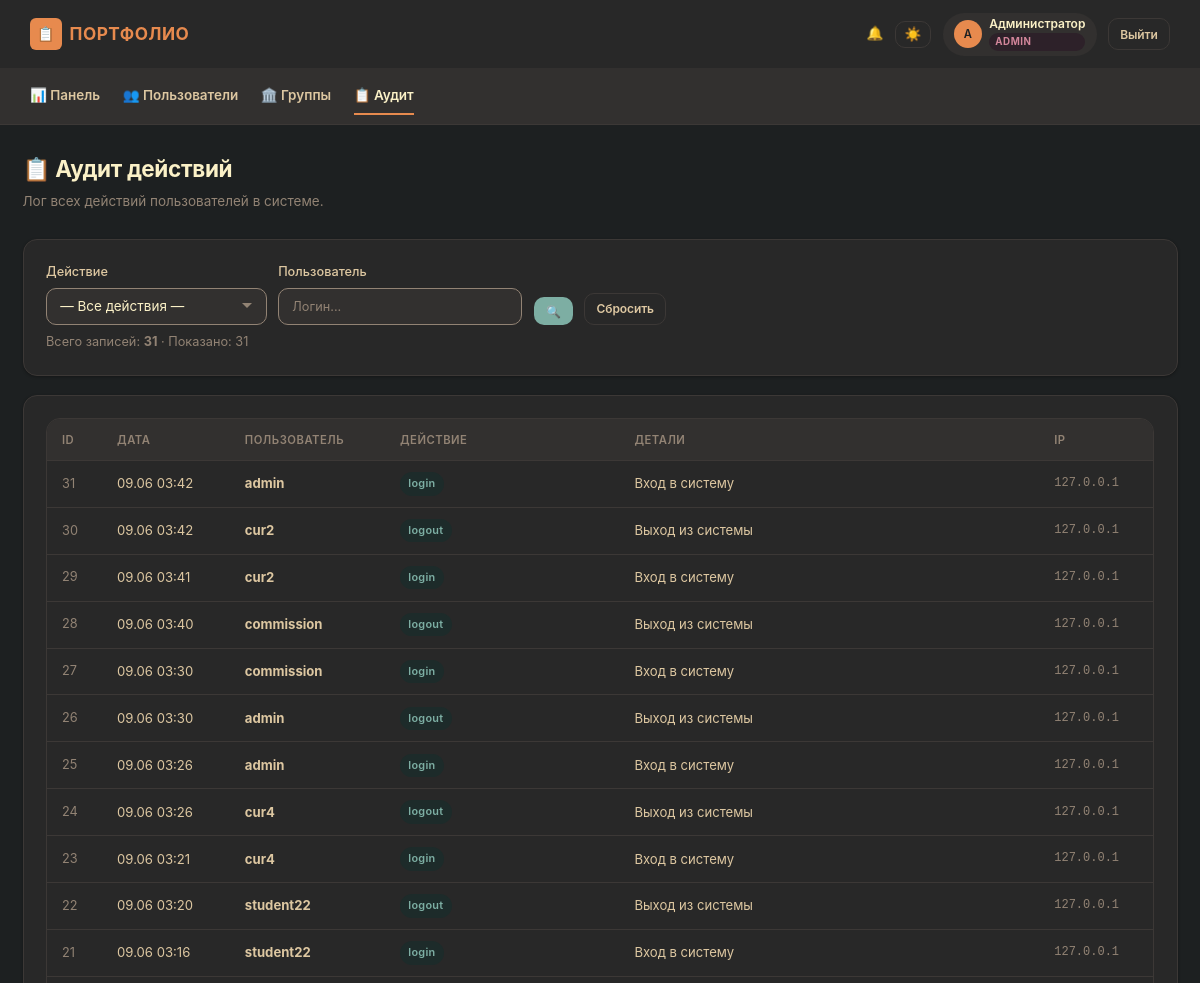
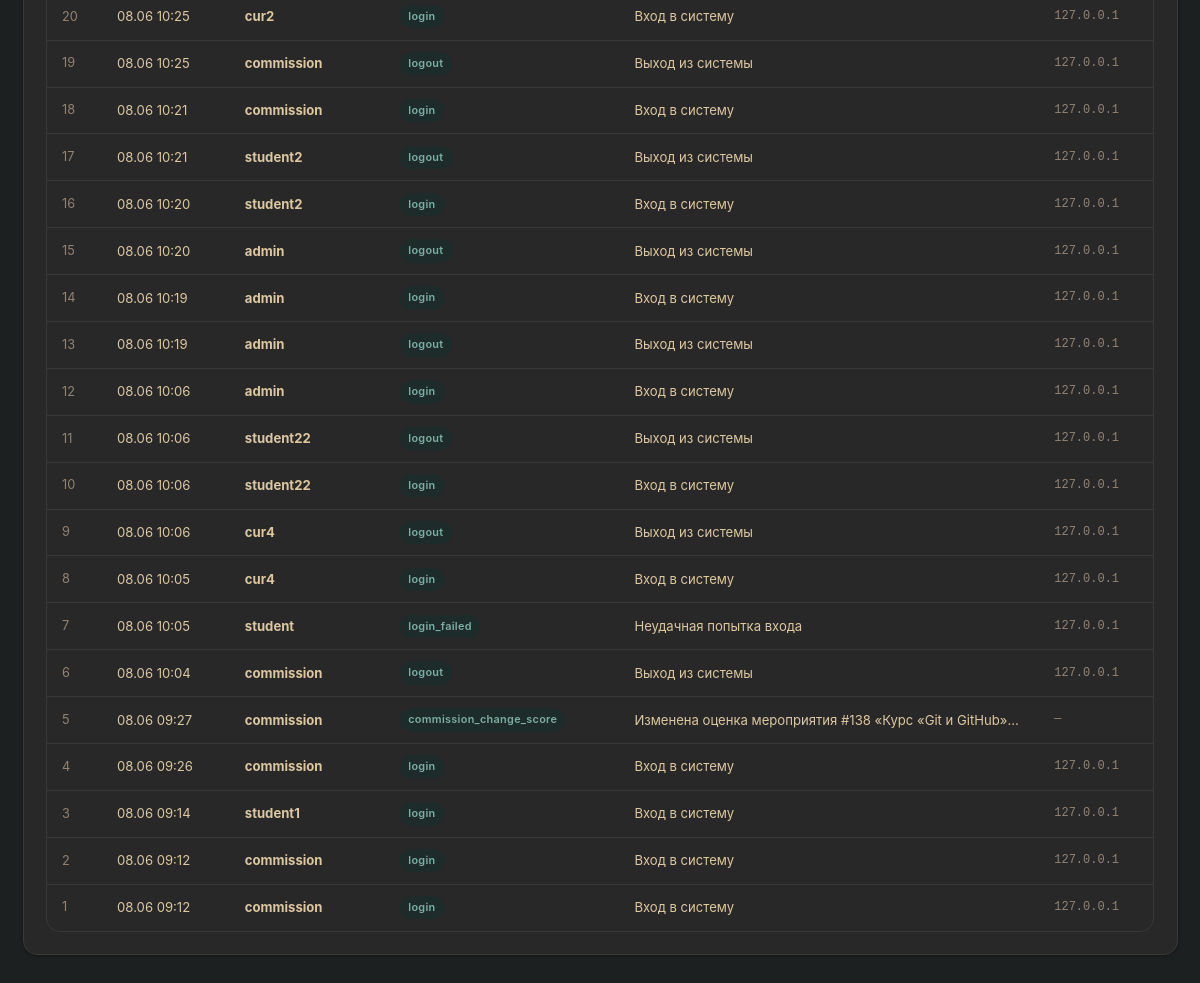
/admin/audit (signed in), run on the app's committed database (2 pictures, top to bottom).
### models.py (models this page shows, shortened)
class User(Base):
    __tablename__ = 'users'
    id:          Mapped[int]       = mapped_column(Integer, primary_key=True)
    username:    Mapped[str]       = mapped_column(String(50), unique=True, nullable=False)
    password_hash: Mapped[str]     = mapped_column(String(256), nullable=False)
    role:        Mapped[str]       = mapped_column(String(20), nullable=False)
    last_name:   Mapped[Optional[str]] = mapped_column(String(50), nullable=True)
    first_name:  Mapped[Optional[str]] = mapped_column(String(50), nullable=True)
    patronymic:  Mapped[Optional[str]] = mapped_column(String(50), nullable=True)
    group_name:  Mapped[Optional[str]] = mapped_column(String(20), nullable=True)
    group_id:    Mapped[Optional[int]] = mapped_column(Integer, ForeignKey('groups.id'), nullable=True)
    events        = relationship('Event', back_populates='student', lazy=True, cascade='all, delete-orphan')
    notifications = relationship('Notification', back_populates='user', lazy=True, cascade='all, delete-orphan')
    curated_groups = relationship('Group', foreign_keys='Group.curator_id', back_populates='curator', lazy='select')

class AuditLog(Base):
    __tablename__ = 'audit_log'
    id:         Mapped[int] = mapped_column(Integer, primary_key=True)
    user_id:    Mapped[Optional[int]] = mapped_column(Integer, ForeignKey('users.id'), nullable=True)
    username:   Mapped[str] = mapped_column(String(50), nullable=False)
    action:     Mapped[str] = mapped_column(String(50), nullable=False)
    details:    Mapped[Optional[str]] = mapped_column(Text, nullable=True)
    ip_address: Mapped[Optional[str]] = mapped_column(String(45), nullable=True)
    created_at: Mapped[datetime] = mapped_column(DateTime, default=_utcnow, nullable=False)

### routes/admin.py (the view)
@router.get('/admin/audit')
async def admin_audit(request: Request, user: User = Depends(require_admin),
                       db: Session = Depends(get_db),
                       page: int = 1, action: str = '', username: str = ''):
    per_page = 50
    q = db.query(AuditLog)
    if action: q = q.filter(AuditLog.action == action)
    if username: q = q.filter(AuditLog.username.ilike(f'%{username}%'))
    q = q.order_by(desc(AuditLog.created_at))
    total = q.count()
    offset = (page - 1) * per_page
    logs = q.offset(offset).limit(per_page).all()
    actions_list = [r[0] for r in db.query(AuditLog.action).distinct().order_by(AuditLog.action).all()]
    return render(request, 'admin_audit.html', logs=logs, page=page,
                   per_page=per_page, total=total, actions=actions_list,
                   action_filter=action, user_filter=username)

### templates/admin_audit.html (shortened to what this page needs)
{% extends 'base.html' %}
{% block content %}
<h1 class="page-title">📋 Аудит действий</h1>
<p class="page-subtitle">Лог всех действий пользователей в системе.</p>
<div class="card">
    <form method="GET" class="filter-bar" style="margin-bottom: 0;">
        <div class="form-group">
            <label class="form-label" for="action">Действие</label>
            <select id="action" name="action" class="form-select" onchange="this.form.submit()">
                <option value="">— Все действия —</option>
            </select>
        </div>
        <div class="form-group">
            <label class="form-label" for="username">Пользователь</label>
            <input type="text" id="username" name="username" class="form-input" placeholder="Логин..." value="{{ user_filter }}" onchange="this.form.submit()">
        </div>
        <button type="submit" class="btn btn-primary btn-sm">🔍</button>
        <a href="{{ url_for('admin_audit') }}" class="btn btn-ghost btn-sm">Сбросить</a>
    </form>
    <p class="text-muted" style="margin-top: 0.5rem;">Всего записей: <strong>{{ total }}</strong> · Показано: {{ logs|length }}</p>
</div>
<div class="card">
    <div class="table-wrap">
        <table>
            <thead><tr><th>ID</th><th>Дата</th><th>Пользователь</th><th>Действие</th><th>Детали</th><th>IP</th></tr></thead>
            <tbody>
                {% for log in logs %}
                <tr>
                    <td class="text-muted">{{ log.id }}</td>
                    <td style="white-space: nowrap;">{{ log.created_at.strftime('%d.%m %H:%M') if log.created_at else '' }}</td>
                    <td><strong>{{ log.username }}</strong></td>
                    <td><span class="badge badge-blue">{{ log.action }}</span></td>
                    <td style="max-width: 350px; overflow: hidden; text-overflow: ellipsis; white-space: nowrap;" title="{{ log.details or '' }}">{{ log.details or '—' }}</td>
                    <td class="text-muted" style="font-family: monospace; font-size: 0.8rem;">{{ log.ip_address or '—' }}</td>
                </tr>
                {% else %}
                <tr><td colspan="6" class="text-center text-muted">Нет записей.</td></tr>
                {% endfor %}
            </tbody>
        </table>
    </div>
</div>
{% endblock %}

### templates/base.html (shortened to what this page needs)
<!DOCTYPE html>
<html lang="ru">
<head>
    <link rel="stylesheet" href="/static/css/style.css">
</head>
<body
    data-csrf-token="{{ csrf_token }}"
    data-user-authenticated="{{ 'true' if current_user else 'false' }}"
    data-user-role="{{ current_user.role if current_user else '' }}"
>
{% if current_user %}
<header class="app-header">
    <div class="app-header-left">
        <div class="brand">
            <div class="brand-icon">📋</div>
            <span>Портфолио</span>
        </div>
    </div>
    <div class="app-header-right">
        <a href="/notifications" style="position: relative; color: var(--fg1); text-decoration: none;">
            🔔
        </a>
        <button class="btn btn-ghost btn-sm" id="themeToggle" title="Сменить тему" style="padding: 0.3rem 0.6rem; font-size: 0.9rem;">☀️</button>
        <div class="user-pill">
            <div class="avatar">{{ current_user.last_name[:1] or current_user.username[:1] | upper }}</div>
            <div style="display: flex; flex-direction: column; gap: 1px;">
                <span style="font-size: 0.8rem; font-weight: 600; color: var(--fg0); line-height: 1.2;">
                    {{ current_user.full_name }}
                </span>
                <span class="role-badge">{{ current_user.role }}</span>
            </div>
        </div>
        <a href="/logout" class="btn btn-ghost btn-sm">Выйти</a>
    </div>
</header>
<nav class="top-nav" id="topNav">
    {% if current_user.role == 'admin' %}
    <a href="/admin/dashboard">📊 Панель</a>
    <a href="/admin/users">👥 Пользователи</a>
    <a href="/admin/groups">🏛️ Группы</a>
    <a href="/admin/audit">📋 Аудит</a>
    {% elif current_user.role == 'student' %}
    <a href="/student/dashboard">📊 Панель</a>
    <a href="/student/create">📝 Создать</a>
    <a href="/student/history">📋 История</a>
    <a href="/rating">🏆 Рейтинг</a>
    {% elif current_user.role == 'curator' %}
    <a href="/curator/dashboard">📊 Панель</a>
    <a href="/curator/pending">📥 Заявки</a>
    <a href="/curator/resolved">📋 Журнал</a>
    <a href="/rating">🏆 Рейтинг</a>
    {% elif current_user.role == 'commission' %}
    <a href="/commission/dashboard">📊 Панель</a>
    <a href="/commission/posts">📋 Посты</a>
    <a href="/commission/students">👥 Студенты</a>
    <a href="/commission/stats">📈 Статистика</a>
    {% endif %}
</nav>
<div class="container">
    {% block content %}{% endblock %}
</div>
{% else %}
<div class="container">
    {% block login_content %}{% endblock %}
</div>
{% endif %}
</body>
</html>

### data on the page
User: last_name "А", full_name "Администратор", role "ADMIN"
AuditLog: id "31", created_at "09.06 03:42", username "admin", action "login", details "Вход в систему", ip_address "127.0.0.1"
AuditLog: id "30", created_at "09.06 03:42", username "cur2", action "logout", details "Выход из системы", ip_address "127.0.0.1"
AuditLog: id "29", created_at "09.06 03:41", username "cur2", action "login", details "Вход в систему", ip_address "127.0.0.1"
AuditLog: id "28", created_at "09.06 03:40", username "commission", action "logout", details "Выход из системы", ip_address "127.0.0.1"
AuditLog: id "27", created_at "09.06 03:30", username "commission", action "login", details "Вход в систему", ip_address "127.0.0.1"
AuditLog: id "26", created_at "09.06 03:30", username "admin", action "logout", details "Выход из системы", ip_address "127.0.0.1"
AuditLog: id "25", created_at "09.06 03:26", username "admin", action "login", details "Вход в систему", ip_address "127.0.0.1"
AuditLog: id "24", created_at "09.06 03:26", username "cur4", action "logout", details "Выход из системы", ip_address "127.0.0.1"
AuditLog: id "23", created_at "09.06 03:21", username "cur4", action "login", details "Вход в систему", ip_address "127.0.0.1"
AuditLog: id "22", created_at "09.06 03:20", username "student22", action "logout", details "Выход из системы", ip_address "127.0.0.1"
AuditLog: id "21", created_at "09.06 03:16", username "student22", action "login", details "Вход в систему", ip_address "127.0.0.1"
AuditLog: id "20", created_at "08.06 10:25", username "cur2", action "login", details "Вход в систему", ip_address "127.0.0.1"
AuditLog: id "19", created_at "08.06 10:25", username "commission", action "logout", details "Выход из системы", ip_address "127.0.0.1"
AuditLog: id "18", created_at "08.06 10:21", username "commission", action "login", details "Вход в систему", ip_address "127.0.0.1"
AuditLog: id "17", created_at "08.06 10:21", username "student2", action "logout", details "Выход из системы", ip_address "127.0.0.1"
AuditLog: id "16", created_at "08.06 10:20", username "student2", action "login", details "Вход в систему", ip_address "127.0.0.1"
AuditLog: id "15", created_at "08.06 10:20", username "admin", action "logout", details "Выход из системы", ip_address "127.0.0.1"
AuditLog: id "14", created_at "08.06 10:19", username "admin", action "login", details "Вход в систему", ip_address "127.0.0.1"
AuditLog: id "13", created_at "08.06 10:19", username "admin", action "logout", details "Выход из системы", ip_address "127.0.0.1"
AuditLog: id "12", created_at "08.06 10:06", username "admin", action "login", details "Вход в систему", ip_address "127.0.0.1"
AuditLog: id "11", created_at "08.06 10:06", username "student22", action "logout", details "Выход из системы", ip_address "127.0.0.1"
AuditLog: id "10", created_at "08.06 10:06", username "student22", action "login", details "Вход в систему", ip_address "127.0.0.1"
AuditLog: id "9", created_at "08.06 10:06", username "cur4", action "logout", details "Выход из системы", ip_address "127.0.0.1"
AuditLog: id "8", created_at "08.06 10:05", username "cur4", action "login", details "Вход в систему", ip_address "127.0.0.1"
AuditLog: id "7", created_at "08.06 10:05", username "student", action "login_failed", details "Неудачная попытка входа", ip_address "127.0.0.1"
AuditLog: id "6", created_at "08.06 10:04", username "commission", action "logout", details "Выход из системы", ip_address "127.0.0.1"
AuditLog: id "5", created_at "08.06 09:27", username "commission", action "commission_change_score", details "Изменена оценка мероприятия #138 «Курс «Git и GitHub»…", ip_address "—"
AuditLog: id "4", created_at "08.06 09:26", username "commission", action "login", details "Вход в систему", ip_address "127.0.0.1"
AuditLog: id "3", created_at "08.06 09:14", username "student1", action "login", details "Вход в систему", ip_address "127.0.0.1"
AuditLog: id "2", created_at "08.06 09:12", username "commission", action "login", details "Вход в систему", ip_address "127.0.0.1"
AuditLog: id "1", created_at "08.06 09:12", username "commission", action "login", details "Вход в систему", ip_address "127.0.0.1"

### other printed values
{{ total }} "31"
{{ logs|length }} "31"
